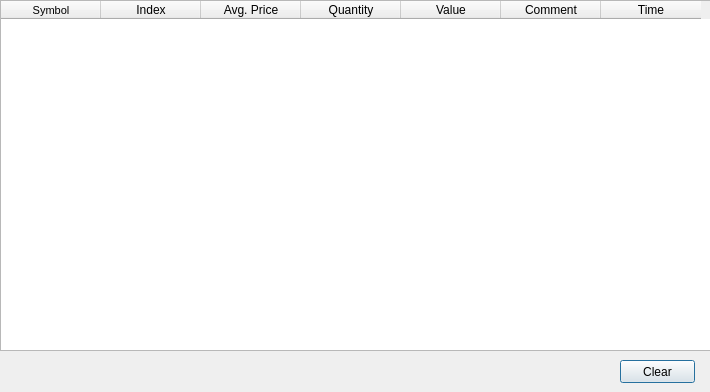
<?xml version="1.0" encoding="UTF-8"?>
<ui version="4.0">
 <class>MEX_TradeLog</class>
 <widget class="QDialog" name="MEX_TradeLog">
  <property name="geometry">
   <rect>
    <x>0</x>
    <y>0</y>
    <width>710</width>
    <height>392</height>
   </rect>
  </property>
  <property name="windowTitle">
   <string>MEX - My Trades</string>
  </property>
  <widget class="QTableWidget" name="tableWidgetMatchedOrders">
   <property name="geometry">
    <rect>
     <x>0</x>
     <y>0</y>
     <width>711</width>
     <height>351</height>
    </rect>
   </property>
   <column>
    <property name="text">
     <string>Symbol</string>
    </property>
    <property name="font">
     <font>
      <pointsize>8</pointsize>
     </font>
    </property>
   </column>
   <column>
    <property name="text">
     <string>Index</string>
    </property>
   </column>
   <column>
    <property name="text">
     <string>Avg. Price</string>
    </property>
   </column>
   <column>
    <property name="text">
     <string>Quantity</string>
    </property>
   </column>
   <column>
    <property name="text">
     <string>Value</string>
    </property>
   </column>
   <column>
    <property name="text">
     <string>Comment</string>
    </property>
   </column>
   <column>
    <property name="text">
     <string>Time</string>
    </property>
   </column>
  </widget>
  <widget class="QPushButton" name="bntClear">
   <property name="geometry">
    <rect>
     <x>620</x>
     <y>360</y>
     <width>75</width>
     <height>23</height>
    </rect>
   </property>
   <property name="text">
    <string>Clear</string>
   </property>
  </widget>
 </widget>
 <resources/>
 <connections/>
</ui>
